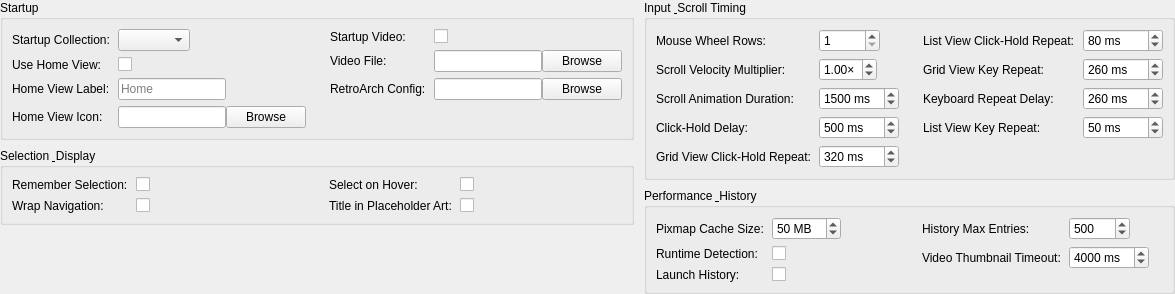
<?xml version="1.0" encoding="UTF-8"?>
<ui version="4.0">
 <class>GeneralSettingsPanel</class>
 <widget class="QWidget" name="GeneralSettingsPanel">
  <layout class="QHBoxLayout" name="rootLayout">
   <property name="leftMargin"><number>0</number></property>
   <property name="topMargin"><number>0</number></property>
   <property name="rightMargin"><number>0</number></property>
   <property name="bottomMargin"><number>0</number></property>
   <property name="spacing"><number>10</number></property>
   <item>
    <layout class="QVBoxLayout" name="leftColumnLayout">
     <property name="spacing"><number>8</number></property>
     <item>
      <widget class="QGroupBox" name="startupGroupBox">
       <property name="title"><string>Startup</string></property>
       <!-- Two-column section: two equal-width column wrappers side by side. -->
       <layout class="QHBoxLayout" name="startupRowLayout">
        <property name="spacing"><number>24</number></property>
        <item>
         <widget class="QWidget" name="startupColLeft" native="true">
          <property name="sizePolicy">
           <sizepolicy hsizetype="Expanding" vsizetype="Preferred"><horstretch>0</horstretch><verstretch>0</verstretch></sizepolicy>
          </property>
          <layout class="QFormLayout" name="startupFormLeft">
           <property name="formAlignment"><set>Qt::AlignmentFlag::AlignLeft|Qt::AlignmentFlag::AlignTop</set></property>
           <property name="horizontalSpacing"><number>8</number></property>
           <property name="verticalSpacing"><number>6</number></property>
           <property name="leftMargin"><number>0</number></property>
           <property name="topMargin"><number>0</number></property>
           <property name="rightMargin"><number>0</number></property>
           <property name="bottomMargin"><number>0</number></property>
           <property name="fieldGrowthPolicy"><enum>QFormLayout::FieldGrowthPolicy::FieldsStayAtSizeHint</enum></property>
           <item row="0" column="0"><widget class="QLabel" name="startupCollectionLabel"><property name="text"><string>Startup Collection:</string></property></widget></item>
           <item row="0" column="1"><widget class="QComboBox" name="startupCollectionComboBox"><property name="minimumWidth"><number>180</number></property><property name="toolTip"><string>Collection to open on startup. &quot;(Default)&quot; opens the first root collection.</string></property></widget></item>
           <item row="1" column="0"><widget class="QLabel" name="useHomeViewLabel"><property name="text"><string>Use Home View:</string></property></widget></item>
           <item row="1" column="1"><widget class="QCheckBox" name="useHomeViewCheckBox"><property name="toolTip"><string>Open a synthetic Home view at startup that shows one tile per root collection. Overrides Startup Collection when no specific collection is selected. Back from any root-level collection returns here.</string></property></widget></item>
           <item row="2" column="0"><widget class="QLabel" name="homeViewLabelLabel"><property name="text"><string>Home View Label:</string></property></widget></item>
           <item row="2" column="1"><widget class="QLineEdit" name="homeViewLabelLineEdit"><property name="toolTip"><string>Title shown at the top of the synthetic Home view and as the toolbar Home button's tooltip. Empty falls back to &quot;Home&quot;.</string></property><property name="placeholderText"><string>Home</string></property></widget></item>
           <item row="3" column="0"><widget class="QLabel" name="homeViewIconLabel"><property name="text"><string>Home View Icon:</string></property></widget></item>
           <item row="3" column="1">
            <layout class="QHBoxLayout" name="homeViewIconLayout">
             <item><widget class="QLineEdit" name="homeViewIconLineEdit"><property name="toolTip"><string>Absolute path to a custom icon for the toolbar Home button. Empty falls back to the themed go-home icon.</string></property></widget></item>
             <item><widget class="QPushButton" name="browseHomeViewIconButton"><property name="text"><string>Browse</string></property></widget></item>
            </layout>
           </item>
          </layout>
         </widget>
        </item>
        <item>
         <widget class="QWidget" name="startupColRight" native="true">
          <property name="sizePolicy">
           <sizepolicy hsizetype="Expanding" vsizetype="Preferred"><horstretch>0</horstretch><verstretch>0</verstretch></sizepolicy>
          </property>
          <layout class="QFormLayout" name="startupFormRight">
           <property name="formAlignment"><set>Qt::AlignmentFlag::AlignLeft|Qt::AlignmentFlag::AlignTop</set></property>
           <property name="horizontalSpacing"><number>8</number></property>
           <property name="verticalSpacing"><number>6</number></property>
           <property name="leftMargin"><number>0</number></property>
           <property name="topMargin"><number>0</number></property>
           <property name="rightMargin"><number>0</number></property>
           <property name="bottomMargin"><number>0</number></property>
           <property name="fieldGrowthPolicy"><enum>QFormLayout::FieldGrowthPolicy::FieldsStayAtSizeHint</enum></property>
           <item row="0" column="0"><widget class="QLabel" name="startupVideoEnabledLabel"><property name="text"><string>Startup Video:</string></property></widget></item>
           <item row="0" column="1"><widget class="QCheckBox" name="startupVideoEnabledCheckBox"><property name="toolTip"><string>Play a configurable video on application launch. Skippable via any key or click.</string></property></widget></item>
           <item row="1" column="0"><widget class="QLabel" name="startupVideoPathLabel"><property name="text"><string>Video File:</string></property></widget></item>
           <item row="1" column="1">
            <layout class="QHBoxLayout" name="startupVideoPathLayout">
             <item><widget class="QLineEdit" name="startupVideoPathLineEdit"><property name="toolTip"><string>Absolute path to the video file played on launch (e.g. .mp4, .webm). Empty disables the feature regardless of the checkbox above.</string></property></widget></item>
             <item><widget class="QPushButton" name="browseStartupVideoButton"><property name="text"><string>Browse</string></property></widget></item>
            </layout>
           </item>
           <item row="2" column="0"><widget class="QLabel" name="retroarchConfigLabel"><property name="text"><string>RetroArch Config:</string></property></widget></item>
           <item row="2" column="1">
            <layout class="QHBoxLayout" name="retroarchConfigLayout">
             <item><widget class="QLineEdit" name="retroarchConfigLineEdit"><property name="toolTip"><string>Optional path to a retroarch.cfg file or a libretro core directory, used to list installed cores in the collection Core picker. Empty auto-detects the standard RetroArch config location.</string></property></widget></item>
             <item><widget class="QPushButton" name="browseRetroarchConfigButton"><property name="text"><string>Browse</string></property></widget></item>
            </layout>
           </item>
          </layout>
         </widget>
        </item>
       </layout>
      </widget>
     </item>
     <item>
      <widget class="QGroupBox" name="selectionGroupBox">
       <property name="title"><string>Selection &amp; Display</string></property>
       <layout class="QHBoxLayout" name="selectionRowLayout">
        <property name="spacing"><number>24</number></property>
        <item>
         <widget class="QWidget" name="selectionColLeft" native="true">
          <property name="sizePolicy">
           <sizepolicy hsizetype="Expanding" vsizetype="Preferred"><horstretch>0</horstretch><verstretch>0</verstretch></sizepolicy>
          </property>
          <layout class="QFormLayout" name="selectionFormLeft">
           <property name="formAlignment"><set>Qt::AlignmentFlag::AlignLeft|Qt::AlignmentFlag::AlignTop</set></property>
           <property name="horizontalSpacing"><number>8</number></property>
           <property name="verticalSpacing"><number>6</number></property>
           <property name="leftMargin"><number>0</number></property>
           <property name="topMargin"><number>0</number></property>
           <property name="rightMargin"><number>0</number></property>
           <property name="bottomMargin"><number>0</number></property>
           <property name="fieldGrowthPolicy"><enum>QFormLayout::FieldGrowthPolicy::FieldsStayAtSizeHint</enum></property>
           <item row="0" column="0"><widget class="QLabel" name="rememberSelectionLabel"><property name="text"><string>Remember Selection:</string></property></widget></item>
           <item row="0" column="1"><widget class="QCheckBox" name="rememberSelectionCheckBox"><property name="toolTip"><string>Remember the last selected item when returning to a collection</string></property></widget></item>
           <item row="1" column="0"><widget class="QLabel" name="wrapNavigationLabel"><property name="text"><string>Wrap Navigation:</string></property></widget></item>
           <item row="1" column="1"><widget class="QCheckBox" name="wrapNavigationCheckBox"><property name="toolTip"><string>When navigating with arrow keys, wrap at edges</string></property></widget></item>
          </layout>
         </widget>
        </item>
        <item>
         <widget class="QWidget" name="selectionColRight" native="true">
          <property name="sizePolicy">
           <sizepolicy hsizetype="Expanding" vsizetype="Preferred"><horstretch>0</horstretch><verstretch>0</verstretch></sizepolicy>
          </property>
          <layout class="QFormLayout" name="selectionFormRight">
           <property name="formAlignment"><set>Qt::AlignmentFlag::AlignLeft|Qt::AlignmentFlag::AlignTop</set></property>
           <property name="horizontalSpacing"><number>8</number></property>
           <property name="verticalSpacing"><number>6</number></property>
           <property name="leftMargin"><number>0</number></property>
           <property name="topMargin"><number>0</number></property>
           <property name="rightMargin"><number>0</number></property>
           <property name="bottomMargin"><number>0</number></property>
           <property name="fieldGrowthPolicy"><enum>QFormLayout::FieldGrowthPolicy::FieldsStayAtSizeHint</enum></property>
           <item row="0" column="0"><widget class="QLabel" name="selectItemOnHoverLabel"><property name="text"><string>Select on Hover:</string></property></widget></item>
           <item row="0" column="1"><widget class="QCheckBox" name="selectItemOnHoverCheckBox"><property name="toolTip"><string>Move selection to the visible item under the mouse pointer without clicking</string></property></widget></item>
           <item row="1" column="0"><widget class="QLabel" name="showTitleInPlaceholderLabel"><property name="text"><string>Title in Placeholder Art:</string></property></widget></item>
           <item row="1" column="1"><widget class="QCheckBox" name="showTitleInPlaceholderCheckBox"><property name="toolTip"><string>Draw the item title on top of placeholder art (the hatched pattern or any user-supplied placeholder image) when no real artwork exists for the item.</string></property></widget></item>
          </layout>
         </widget>
        </item>
       </layout>
      </widget>
     </item>
     <item>
      <spacer name="leftColumnSpacer">
       <property name="orientation"><enum>Qt::Orientation::Vertical</enum></property>
       <property name="sizeHint" stdset="0"><size><width>0</width><height>0</height></size></property>
      </spacer>
     </item>
    </layout>
   </item>
   <item>
    <layout class="QVBoxLayout" name="rightColumnLayout">
     <property name="spacing"><number>8</number></property>
     <item>
      <widget class="QGroupBox" name="inputTimingGroupBox">
       <property name="title"><string>Input &amp; Scroll Timing</string></property>
       <layout class="QHBoxLayout" name="inputTimingRowLayout">
        <property name="spacing"><number>24</number></property>
        <item>
         <widget class="QWidget" name="inputTimingColLeft" native="true">
          <property name="sizePolicy">
           <sizepolicy hsizetype="Expanding" vsizetype="Preferred"><horstretch>0</horstretch><verstretch>0</verstretch></sizepolicy>
          </property>
          <layout class="QFormLayout" name="inputTimingFormLeft">
           <property name="formAlignment"><set>Qt::AlignmentFlag::AlignLeft|Qt::AlignmentFlag::AlignTop</set></property>
           <property name="horizontalSpacing"><number>8</number></property>
           <property name="verticalSpacing"><number>6</number></property>
           <property name="leftMargin"><number>0</number></property>
           <property name="topMargin"><number>0</number></property>
           <property name="rightMargin"><number>0</number></property>
           <property name="bottomMargin"><number>0</number></property>
           <property name="fieldGrowthPolicy"><enum>QFormLayout::FieldGrowthPolicy::FieldsStayAtSizeHint</enum></property>
           <item row="0" column="0"><widget class="QLabel" name="mouseWheelSpeedLabel"><property name="text"><string>Mouse Wheel Rows:</string></property></widget></item>
           <item row="0" column="1"><widget class="QSpinBox" name="mouseWheelSpeedSpinBox"><property name="maximumWidth"><number>100</number></property><property name="toolTip"><string>Number of rows to scroll per mouse wheel step</string></property><property name="minimum"><number>1</number></property><property name="maximum"><number>99999</number></property><property name="value"><number>1</number></property></widget></item>
           <item row="1" column="0"><widget class="QLabel" name="scrollVelocityMultiplierLabel"><property name="text"><string>Scroll Velocity Multiplier:</string></property></widget></item>
           <item row="1" column="1"><widget class="QDoubleSpinBox" name="scrollVelocityMultiplierSpinBox"><property name="maximumWidth"><number>100</number></property><property name="toolTip"><string>Multiplier applied to mouse wheel rows and held-arrow key-repeat cadence. 1.0× = unchanged.</string></property><property name="suffix"><string>×</string></property><property name="decimals"><number>2</number></property><property name="singleStep"><double>0.25</double></property><property name="minimum"><double>0.25</double></property><property name="maximum"><double>5.00</double></property><property name="value"><double>1.00</double></property></widget></item>
           <item row="2" column="0"><widget class="QLabel" name="scrollAnimationSpeedLabel"><property name="text"><string>Scroll Animation Duration:</string></property></widget></item>
           <item row="2" column="1"><widget class="QSpinBox" name="scrollAnimationSpeedSpinBox"><property name="maximumWidth"><number>100</number></property><property name="toolTip"><string>Duration of smooth scroll animations when centering selection (milliseconds)</string></property><property name="suffix"><string> ms</string></property><property name="minimum"><number>1</number></property><property name="maximum"><number>99999</number></property><property name="value"><number>1500</number></property></widget></item>
           <item row="3" column="0"><widget class="QLabel" name="clickHoldDelayLabel"><property name="text"><string>Click-Hold Delay:</string></property></widget></item>
           <item row="3" column="1"><widget class="QSpinBox" name="clickHoldDelaySpinBox"><property name="maximumWidth"><number>100</number></property><property name="toolTip"><string>Delay before click-hold scroll mode activates (milliseconds)</string></property><property name="suffix"><string> ms</string></property><property name="minimum"><number>1</number></property><property name="maximum"><number>99999</number></property><property name="value"><number>500</number></property></widget></item>
           <item row="4" column="0"><widget class="QLabel" name="clickHoldRepeatIntervalLabel"><property name="text"><string>Grid View Click-Hold Repeat:</string></property></widget></item>
           <item row="4" column="1"><widget class="QSpinBox" name="clickHoldRepeatIntervalSpinBox"><property name="maximumWidth"><number>100</number></property><property name="toolTip"><string>Interval between steps during click-hold scrolling in grid view (milliseconds)</string></property><property name="suffix"><string> ms</string></property><property name="minimum"><number>1</number></property><property name="maximum"><number>99999</number></property><property name="value"><number>320</number></property></widget></item>
          </layout>
         </widget>
        </item>
        <item>
         <widget class="QWidget" name="inputTimingColRight" native="true">
          <property name="sizePolicy">
           <sizepolicy hsizetype="Expanding" vsizetype="Preferred"><horstretch>0</horstretch><verstretch>0</verstretch></sizepolicy>
          </property>
          <layout class="QFormLayout" name="inputTimingFormRight">
           <property name="formAlignment"><set>Qt::AlignmentFlag::AlignLeft|Qt::AlignmentFlag::AlignTop</set></property>
           <property name="horizontalSpacing"><number>8</number></property>
           <property name="verticalSpacing"><number>6</number></property>
           <property name="leftMargin"><number>0</number></property>
           <property name="topMargin"><number>0</number></property>
           <property name="rightMargin"><number>0</number></property>
           <property name="bottomMargin"><number>0</number></property>
           <property name="fieldGrowthPolicy"><enum>QFormLayout::FieldGrowthPolicy::FieldsStayAtSizeHint</enum></property>
           <item row="0" column="0"><widget class="QLabel" name="listClickHoldRepeatLabel"><property name="text"><string>List View Click-Hold Repeat:</string></property></widget></item>
           <item row="0" column="1"><widget class="QSpinBox" name="listClickHoldRepeatSpinBox"><property name="maximumWidth"><number>100</number></property><property name="toolTip"><string>Interval between steps during click-hold scrolling in list view (milliseconds)</string></property><property name="suffix"><string> ms</string></property><property name="minimum"><number>1</number></property><property name="maximum"><number>99999</number></property><property name="value"><number>80</number></property></widget></item>
           <item row="1" column="0"><widget class="QLabel" name="keyboardSpeedLabel"><property name="text"><string>Grid View Key Repeat:</string></property></widget></item>
           <item row="1" column="1"><widget class="QSpinBox" name="keyboardSpeedSpinBox"><property name="maximumWidth"><number>100</number></property><property name="toolTip"><string>Interval between arrow key repeats when holding keys in grid view (milliseconds)</string></property><property name="suffix"><string> ms</string></property><property name="minimum"><number>1</number></property><property name="maximum"><number>99999</number></property><property name="value"><number>260</number></property></widget></item>
           <item row="2" column="0"><widget class="QLabel" name="keyboardRepeatDelayLabel"><property name="text"><string>Keyboard Repeat Delay:</string></property></widget></item>
           <item row="2" column="1"><widget class="QSpinBox" name="keyboardRepeatDelaySpinBox"><property name="maximumWidth"><number>100</number></property><property name="toolTip"><string>Initial delay before keyboard repeat starts (milliseconds)</string></property><property name="suffix"><string> ms</string></property><property name="minimum"><number>1</number></property><property name="maximum"><number>99999</number></property><property name="value"><number>260</number></property></widget></item>
           <item row="3" column="0"><widget class="QLabel" name="listKeyboardRepeatLabel"><property name="text"><string>List View Key Repeat:</string></property></widget></item>
           <item row="3" column="1"><widget class="QSpinBox" name="listKeyboardRepeatSpinBox"><property name="maximumWidth"><number>100</number></property><property name="toolTip"><string>Interval between arrow key repeats when holding keys in list view (milliseconds)</string></property><property name="suffix"><string> ms</string></property><property name="minimum"><number>1</number></property><property name="maximum"><number>99999</number></property><property name="value"><number>50</number></property></widget></item>
          </layout>
         </widget>
        </item>
       </layout>
      </widget>
     </item>
     <item>
      <widget class="QGroupBox" name="performanceHistoryGroupBox">
       <property name="title"><string>Performance &amp; History</string></property>
       <layout class="QHBoxLayout" name="performanceHistoryRowLayout">
        <property name="spacing"><number>24</number></property>
        <item>
         <widget class="QWidget" name="performanceHistoryColLeft" native="true">
          <property name="sizePolicy">
           <sizepolicy hsizetype="Expanding" vsizetype="Preferred"><horstretch>0</horstretch><verstretch>0</verstretch></sizepolicy>
          </property>
          <layout class="QFormLayout" name="performanceHistoryFormLeft">
           <property name="formAlignment"><set>Qt::AlignmentFlag::AlignLeft|Qt::AlignmentFlag::AlignTop</set></property>
           <property name="horizontalSpacing"><number>8</number></property>
           <property name="verticalSpacing"><number>6</number></property>
           <property name="leftMargin"><number>0</number></property>
           <property name="topMargin"><number>0</number></property>
           <property name="rightMargin"><number>0</number></property>
           <property name="bottomMargin"><number>0</number></property>
           <property name="fieldGrowthPolicy"><enum>QFormLayout::FieldGrowthPolicy::FieldsStayAtSizeHint</enum></property>
           <item row="0" column="0"><widget class="QLabel" name="pixmapCacheLabel"><property name="text"><string>Pixmap Cache Size:</string></property></widget></item>
           <item row="0" column="1"><widget class="QSpinBox" name="pixmapCacheSpinBox"><property name="maximumWidth"><number>100</number></property><property name="toolTip"><string>Memory allocated for caching artwork images (10-500 MB). Larger values improve scrolling performance.</string></property><property name="minimum"><number>10</number></property><property name="maximum"><number>500</number></property><property name="singleStep"><number>10</number></property><property name="value"><number>50</number></property><property name="suffix"><string> MB</string></property></widget></item>
           <item row="1" column="0"><widget class="QLabel" name="runtimeDetectionLabel"><property name="text"><string>Runtime Detection:</string></property></widget></item>
           <item row="1" column="1"><widget class="QCheckBox" name="runtimeDetectionCheckBox"><property name="toolTip"><string>Track launched items so Kartend hides behind a &quot;Now Playing&quot; overlay while running and returns automatically when the program closes</string></property></widget></item>
           <item row="2" column="0"><widget class="QLabel" name="historyEnabledLabel"><property name="text"><string>Launch History:</string></property></widget></item>
           <item row="2" column="1"><widget class="QCheckBox" name="historyEnabledCheckBox"><property name="toolTip"><string>Record a chronological log of every successful launch. Disabling stops new entries; existing entries remain until cleared from the Statistics dialog.</string></property></widget></item>
          </layout>
         </widget>
        </item>
        <item>
         <widget class="QWidget" name="performanceHistoryColRight" native="true">
          <property name="sizePolicy">
           <sizepolicy hsizetype="Expanding" vsizetype="Preferred"><horstretch>0</horstretch><verstretch>0</verstretch></sizepolicy>
          </property>
          <layout class="QFormLayout" name="performanceHistoryFormRight">
           <property name="formAlignment"><set>Qt::AlignmentFlag::AlignLeft|Qt::AlignmentFlag::AlignTop</set></property>
           <property name="horizontalSpacing"><number>8</number></property>
           <property name="verticalSpacing"><number>6</number></property>
           <property name="leftMargin"><number>0</number></property>
           <property name="topMargin"><number>0</number></property>
           <property name="rightMargin"><number>0</number></property>
           <property name="bottomMargin"><number>0</number></property>
           <property name="fieldGrowthPolicy"><enum>QFormLayout::FieldGrowthPolicy::FieldsStayAtSizeHint</enum></property>
           <item row="0" column="0"><widget class="QLabel" name="historyMaxEntriesLabel"><property name="text"><string>History Max Entries:</string></property></widget></item>
           <item row="0" column="1"><widget class="QSpinBox" name="historyMaxEntriesSpinBox"><property name="maximumWidth"><number>100</number></property><property name="toolTip"><string>After each launch, oldest entries above this count are deleted. Range: 10–50000.</string></property><property name="minimum"><number>10</number></property><property name="maximum"><number>50000</number></property><property name="singleStep"><number>50</number></property><property name="value"><number>500</number></property></widget></item>
           <item row="1" column="0"><widget class="QLabel" name="videoThumbnailTimeoutLabel"><property name="text"><string>Video Thumbnail Timeout:</string></property></widget></item>
           <item row="1" column="1"><widget class="QSpinBox" name="videoThumbnailTimeoutSpinBox"><property name="maximumWidth"><number>100</number></property><property name="toolTip"><string>How long to wait for a single video thumbnail to decode before giving up. Increase on slow systems where legitimate videos miss the default 4s window. Range: 1000–30000 ms.</string></property><property name="minimum"><number>1000</number></property><property name="maximum"><number>30000</number></property><property name="singleStep"><number>500</number></property><property name="value"><number>4000</number></property><property name="suffix"><string> ms</string></property></widget></item>
          </layout>
         </widget>
        </item>
       </layout>
      </widget>
     </item>
     <item>
      <spacer name="rightColumnSpacer">
       <property name="orientation"><enum>Qt::Orientation::Vertical</enum></property>
       <property name="sizeHint" stdset="0"><size><width>0</width><height>0</height></size></property>
      </spacer>
     </item>
    </layout>
   </item>
  </layout>
 </widget>
 <resources/>
 <connections/>
</ui>
